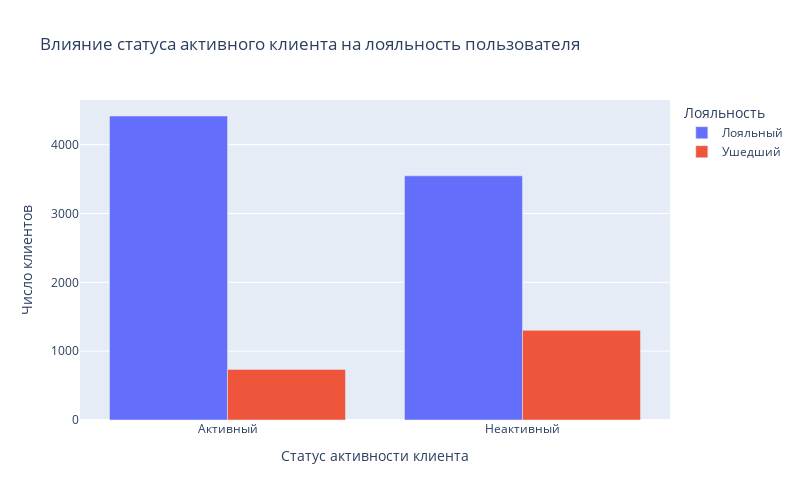

Notebook code for this chart:
### Markdown cell above
Из диаграммы видно, что наименьший отток клиентов происходит при приобретении двух услуг банка (число лояльных клиентов этой группы примерно в 10 раз превышает число ушедших). При приобретении одной услуги соотношение тоже неплохое: лояльных клиентов больше ушедших в два раза. А вот при  приобретении трех и четырех услуг лояльность клиентов резко падает, но, если сравнивать с общим количеством клиентов, эта группа невелика (меньше 500).

### Code cell
# Задание 9.8
"""Как влияет наличие статуса активного клиента на отток клиентов? Постройте диаграмму, иллюстрирующую это. 
Что бы вы предложили банку, чтобы уменьшить отток клиентов среди неактивных?"""

churn_data['Активность'] = churn_data['IsActiveMember'].apply(lambda x: 'Активный' if x == 1 else 'Неактивный')

activity_pivot = churn_data.pivot_table(
    'CustomerId',
    index='Активность',
    columns='Лояльность',
    aggfunc='count'
)
fig = px.bar(
    data_frame=activity_pivot,
    width=800,
    height=500,
    color='Лояльность',
    barmode='group',
    title='Влияние статуса активного клиента на лояльность пользователя',
)
fig.update_layout(
    xaxis_title='Статус активности клиента',
    yaxis_title='Число клиентов'
)
fig.show()

### Figure 1 — Plotly figure (JSON) as saved in the notebook; plotly's stock layout.template omitted (floating-point values rounded to 4 significant figures)
{"data": [{"alignmentgroup": "True", "hovertemplate": "Лояльность=Лояльный<br>Активность=%{x}<br>value=%{y}<extra></extra>", "legendgroup": "Лояльный", "marker": {"color": "#636efa", "pattern": {"shape": ""}}, "name": "Лояльный", "offsetgroup": "Лояльный", "orientation": "v", "showlegend": true, "textposition": "auto", "type": "bar", "x": ["Активный", "Неактивный"], "xaxis": "x", "y": [4416, 3547], "yaxis": "y"}, {"alignmentgroup": "True", "hovertemplate": "Лояльность=Ушедший<br>Активность=%{x}<br>value=%{y}<extra></extra>", "legendgroup": "Ушедший", "marker": {"color": "#EF553B", "pattern": {"shape": ""}}, "name": "Ушедший", "offsetgroup": "Ушедший", "orientation": "v", "showlegend": true, "textposition": "auto", "type": "bar", "x": ["Активный", "Неактивный"], "xaxis": "x", "y": [735, 1302], "yaxis": "y"}], "layout": {"barmode": "group", "height": 500, "legend": {"title": {"text": "Лояльность"}, "tracegroupgap": 0}, "title": {"text": "Влияние статуса активного клиента на лояльность пользователя"}, "width": 800, "xaxis": {"anchor": "y", "domain": [0, 1], "title": {"text": "Статус активности клиента"}}, "yaxis": {"anchor": "x", "domain": [0, 1], "title": {"text": "Число клиентов"}}}}
